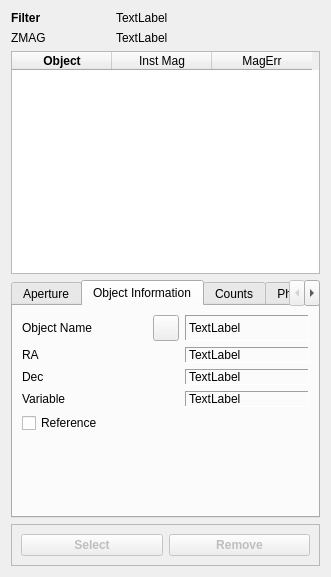
<?xml version="1.0" encoding="UTF-8"?>
<ui version="4.0">
 <class>Form</class>
 <widget class="QWidget" name="Form">
  <property name="geometry">
   <rect>
    <x>0</x>
    <y>0</y>
    <width>331</width>
    <height>577</height>
   </rect>
  </property>
  <property name="sizePolicy">
   <sizepolicy hsizetype="Preferred" vsizetype="Preferred">
    <horstretch>0</horstretch>
    <verstretch>0</verstretch>
   </sizepolicy>
  </property>
  <property name="font">
   <font>
    <pointsize>9</pointsize>
   </font>
  </property>
  <property name="windowTitle">
   <string>Form</string>
  </property>
  <layout class="QGridLayout" name="gridLayout">
   <item row="4" column="0" colspan="3">
    <widget class="QTabWidget" name="infoTab">
     <property name="font">
      <font>
       <pointsize>9</pointsize>
      </font>
     </property>
     <property name="tabPosition">
      <enum>QTabWidget::North</enum>
     </property>
     <property name="currentIndex">
      <number>1</number>
     </property>
     <property name="iconSize">
      <size>
       <width>16</width>
       <height>16</height>
      </size>
     </property>
     <widget class="QWidget" name="tab">
      <attribute name="title">
       <string>Aperture</string>
      </attribute>
      <layout class="QGridLayout" name="gridLayout_2">
       <item row="0" column="1">
        <widget class="QComboBox" name="comboBox"/>
       </item>
       <item row="0" column="0">
        <widget class="QLabel" name="label_9">
         <property name="text">
          <string>Aperture Type</string>
         </property>
        </widget>
       </item>
       <item row="1" column="0" colspan="2">
        <widget class="QGroupBox" name="groupBox">
         <property name="title">
          <string>Circular Aperture</string>
         </property>
         <layout class="QGridLayout" name="gridLayout_4">
          <item row="0" column="0">
           <widget class="QLabel" name="label">
            <property name="text">
             <string>Radius 1</string>
            </property>
           </widget>
          </item>
          <item row="0" column="1">
           <widget class="QSpinBox" name="spinBoxRadius1"/>
          </item>
          <item row="1" column="0">
           <widget class="QLabel" name="label_2">
            <property name="text">
             <string>Radius 2</string>
            </property>
           </widget>
          </item>
          <item row="2" column="0">
           <widget class="QLabel" name="label_3">
            <property name="text">
             <string>Radius 3</string>
            </property>
           </widget>
          </item>
          <item row="1" column="1">
           <widget class="QSpinBox" name="spinBoxRadius2"/>
          </item>
          <item row="2" column="1">
           <widget class="QSpinBox" name="spinBoxRadius3"/>
          </item>
          <item row="0" column="2">
           <widget class="QLabel" name="label_4">
            <property name="sizePolicy">
             <sizepolicy hsizetype="Fixed" vsizetype="Preferred">
              <horstretch>0</horstretch>
              <verstretch>0</verstretch>
             </sizepolicy>
            </property>
            <property name="text">
             <string>pixels</string>
            </property>
           </widget>
          </item>
          <item row="1" column="2">
           <widget class="QLabel" name="label_5">
            <property name="sizePolicy">
             <sizepolicy hsizetype="Fixed" vsizetype="Preferred">
              <horstretch>0</horstretch>
              <verstretch>0</verstretch>
             </sizepolicy>
            </property>
            <property name="text">
             <string>pixels</string>
            </property>
           </widget>
          </item>
          <item row="2" column="2">
           <widget class="QLabel" name="label_6">
            <property name="sizePolicy">
             <sizepolicy hsizetype="Fixed" vsizetype="Preferred">
              <horstretch>0</horstretch>
              <verstretch>0</verstretch>
             </sizepolicy>
            </property>
            <property name="text">
             <string>pixels</string>
            </property>
           </widget>
          </item>
         </layout>
        </widget>
       </item>
       <item row="2" column="0" colspan="2">
        <spacer name="verticalSpacer_5">
         <property name="orientation">
          <enum>Qt::Vertical</enum>
         </property>
         <property name="sizeHint" stdset="0">
          <size>
           <width>20</width>
           <height>40</height>
          </size>
         </property>
        </spacer>
       </item>
      </layout>
     </widget>
     <widget class="QWidget" name="tab_2">
      <attribute name="title">
       <string>Object Information</string>
      </attribute>
      <layout class="QGridLayout" name="gridLayout_3">
       <item row="0" column="0">
        <widget class="QLabel" name="Object">
         <property name="text">
          <string>Object Name</string>
         </property>
        </widget>
       </item>
       <item row="0" column="1">
        <widget class="QPushButton" name="btnObjectName">
         <property name="sizePolicy">
          <sizepolicy hsizetype="Fixed" vsizetype="Fixed">
           <horstretch>0</horstretch>
           <verstretch>0</verstretch>
          </sizepolicy>
         </property>
         <property name="minimumSize">
          <size>
           <width>26</width>
           <height>26</height>
          </size>
         </property>
         <property name="maximumSize">
          <size>
           <width>26</width>
           <height>26</height>
          </size>
         </property>
         <property name="baseSize">
          <size>
           <width>26</width>
           <height>26</height>
          </size>
         </property>
         <property name="text">
          <string/>
         </property>
         <property name="icon">
          <iconset resource="../VSOP.qrc">
           <normaloff>:/images/information.png</normaloff>:/images/information.png</iconset>
         </property>
        </widget>
       </item>
       <item row="0" column="2">
        <widget class="QLabel" name="tlObjectName">
         <property name="frameShape">
          <enum>QFrame::Panel</enum>
         </property>
         <property name="frameShadow">
          <enum>QFrame::Sunken</enum>
         </property>
         <property name="text">
          <string>TextLabel</string>
         </property>
        </widget>
       </item>
       <item row="1" column="0">
        <widget class="QLabel" name="RA">
         <property name="text">
          <string>RA</string>
         </property>
        </widget>
       </item>
       <item row="1" column="2">
        <widget class="QLabel" name="labelRA">
         <property name="frameShape">
          <enum>QFrame::Panel</enum>
         </property>
         <property name="frameShadow">
          <enum>QFrame::Sunken</enum>
         </property>
         <property name="text">
          <string>TextLabel</string>
         </property>
        </widget>
       </item>
       <item row="2" column="0">
        <widget class="QLabel" name="label_12">
         <property name="text">
          <string>Dec</string>
         </property>
        </widget>
       </item>
       <item row="2" column="2">
        <widget class="QLabel" name="labelDec">
         <property name="frameShape">
          <enum>QFrame::Panel</enum>
         </property>
         <property name="frameShadow">
          <enum>QFrame::Sunken</enum>
         </property>
         <property name="text">
          <string>TextLabel</string>
         </property>
        </widget>
       </item>
       <item row="3" column="0">
        <widget class="QLabel" name="label_15">
         <property name="text">
          <string>Variable</string>
         </property>
        </widget>
       </item>
       <item row="3" column="2">
        <widget class="QLabel" name="tlVariable">
         <property name="frameShape">
          <enum>QFrame::Panel</enum>
         </property>
         <property name="frameShadow">
          <enum>QFrame::Sunken</enum>
         </property>
         <property name="text">
          <string>TextLabel</string>
         </property>
        </widget>
       </item>
       <item row="4" column="0" colspan="2">
        <widget class="QCheckBox" name="checkBox">
         <property name="toolTip">
          <string>Set this object as a reference object</string>
         </property>
         <property name="layoutDirection">
          <enum>Qt::LeftToRight</enum>
         </property>
         <property name="text">
          <string>Reference</string>
         </property>
        </widget>
       </item>
       <item row="5" column="0">
        <spacer name="verticalSpacer">
         <property name="orientation">
          <enum>Qt::Vertical</enum>
         </property>
         <property name="sizeHint" stdset="0">
          <size>
           <width>20</width>
           <height>40</height>
          </size>
         </property>
        </spacer>
       </item>
      </layout>
     </widget>
     <widget class="QWidget" name="tab_8">
      <attribute name="title">
       <string>Counts</string>
      </attribute>
      <layout class="QGridLayout" name="gridLayout_15">
       <item row="3" column="1">
        <widget class="QLabel" name="tlAreaAnnulus">
         <property name="font">
          <font>
           <weight>75</weight>
           <bold>true</bold>
          </font>
         </property>
         <property name="text">
          <string>TextLabel</string>
         </property>
        </widget>
       </item>
       <item row="3" column="0">
        <widget class="QLabel" name="label_42">
         <property name="text">
          <string>Area Annulus</string>
         </property>
        </widget>
       </item>
       <item row="2" column="0">
        <widget class="QLabel" name="label_52">
         <property name="text">
          <string>ADU Annulus</string>
         </property>
        </widget>
       </item>
       <item row="1" column="0">
        <widget class="QLabel" name="label_53">
         <property name="text">
          <string>Area Aperture</string>
         </property>
        </widget>
       </item>
       <item row="0" column="0">
        <widget class="QLabel" name="label_54">
         <property name="text">
          <string>ADU Aperture</string>
         </property>
        </widget>
       </item>
       <item row="2" column="1">
        <widget class="QLabel" name="tlADUAnnulus">
         <property name="font">
          <font>
           <weight>75</weight>
           <bold>true</bold>
          </font>
         </property>
         <property name="text">
          <string>TextLabel</string>
         </property>
        </widget>
       </item>
       <item row="1" column="1">
        <widget class="QLabel" name="tlAreaAperture">
         <property name="font">
          <font>
           <weight>75</weight>
           <italic>false</italic>
           <bold>true</bold>
           <strikeout>false</strikeout>
          </font>
         </property>
         <property name="text">
          <string>TextLabel</string>
         </property>
        </widget>
       </item>
       <item row="0" column="1">
        <widget class="QLabel" name="tlADUAperture">
         <property name="font">
          <font>
           <weight>75</weight>
           <bold>true</bold>
          </font>
         </property>
         <property name="text">
          <string>TextLabel</string>
         </property>
        </widget>
       </item>
       <item row="4" column="0">
        <spacer name="verticalSpacer_2">
         <property name="orientation">
          <enum>Qt::Vertical</enum>
         </property>
         <property name="sizeHint" stdset="0">
          <size>
           <width>20</width>
           <height>40</height>
          </size>
         </property>
        </spacer>
       </item>
      </layout>
     </widget>
     <widget class="QWidget" name="tab_6">
      <attribute name="title">
       <string>Photometry</string>
      </attribute>
      <layout class="QGridLayout" name="gridLayout_13">
       <item row="1" column="0">
        <widget class="QLabel" name="label_43">
         <property name="text">
          <string>Star Signal</string>
         </property>
        </widget>
       </item>
       <item row="2" column="0">
        <widget class="QLabel" name="label_44">
         <property name="text">
          <string>Sky Signal</string>
         </property>
        </widget>
       </item>
       <item row="3" column="0">
        <widget class="QLabel" name="label_45">
         <property name="text">
          <string>Star - Sky</string>
         </property>
        </widget>
       </item>
       <item row="1" column="1">
        <widget class="QLabel" name="tlStar">
         <property name="text">
          <string>TextLabel</string>
         </property>
        </widget>
       </item>
       <item row="2" column="1">
        <widget class="QLabel" name="tlSky">
         <property name="text">
          <string>TextLabel</string>
         </property>
        </widget>
       </item>
       <item row="3" column="1">
        <widget class="QLabel" name="tlStarSky">
         <property name="text">
          <string>TextLabel</string>
         </property>
        </widget>
       </item>
       <item row="4" column="0">
        <widget class="QLabel" name="label_50">
         <property name="text">
          <string>Magnitude</string>
         </property>
        </widget>
       </item>
       <item row="4" column="1">
        <widget class="QLabel" name="tlMagnitude">
         <property name="text">
          <string>TextLabel</string>
         </property>
        </widget>
       </item>
       <item row="6" column="0">
        <widget class="QLabel" name="label_8">
         <property name="text">
          <string>FWHM</string>
         </property>
        </widget>
       </item>
       <item row="6" column="1">
        <widget class="QLabel" name="labelFWHM">
         <property name="text">
          <string>TextLabel</string>
         </property>
        </widget>
       </item>
       <item row="1" column="2">
        <widget class="QLabel" name="label_40">
         <property name="font">
          <font>
           <weight>75</weight>
           <bold>true</bold>
          </font>
         </property>
         <property name="text">
          <string>ADU</string>
         </property>
         <property name="alignment">
          <set>Qt::AlignCenter</set>
         </property>
        </widget>
       </item>
       <item row="2" column="2">
        <widget class="QLabel" name="label_41">
         <property name="font">
          <font>
           <weight>75</weight>
           <bold>true</bold>
          </font>
         </property>
         <property name="text">
          <string>ADU</string>
         </property>
         <property name="alignment">
          <set>Qt::AlignCenter</set>
         </property>
        </widget>
       </item>
       <item row="3" column="2">
        <widget class="QLabel" name="label_49">
         <property name="font">
          <font>
           <weight>75</weight>
           <bold>true</bold>
          </font>
         </property>
         <property name="text">
          <string>ADU</string>
         </property>
         <property name="alignment">
          <set>Qt::AlignCenter</set>
         </property>
        </widget>
       </item>
       <item row="6" column="2">
        <widget class="QLabel" name="label_51">
         <property name="font">
          <font>
           <weight>75</weight>
           <bold>true</bold>
          </font>
         </property>
         <property name="text">
          <string>pixels</string>
         </property>
         <property name="alignment">
          <set>Qt::AlignCenter</set>
         </property>
        </widget>
       </item>
       <item row="7" column="1">
        <spacer name="verticalSpacer_3">
         <property name="orientation">
          <enum>Qt::Vertical</enum>
         </property>
         <property name="sizeHint" stdset="0">
          <size>
           <width>20</width>
           <height>40</height>
          </size>
         </property>
        </spacer>
       </item>
       <item row="5" column="0">
        <widget class="QLabel" name="label_10">
         <property name="text">
          <string>Magnitude Error</string>
         </property>
        </widget>
       </item>
       <item row="5" column="1">
        <widget class="QLabel" name="labelMagnitudeError">
         <property name="text">
          <string>TextLabel</string>
         </property>
        </widget>
       </item>
      </layout>
     </widget>
     <widget class="QWidget" name="tab_7">
      <attribute name="title">
       <string>SNR</string>
      </attribute>
      <layout class="QGridLayout" name="gridLayout_14">
       <item row="0" column="0">
        <widget class="QLabel" name="label_46">
         <property name="text">
          <string>Star Signal (e)</string>
         </property>
        </widget>
       </item>
       <item row="2" column="0">
        <widget class="QLabel" name="label_47">
         <property name="text">
          <string>Noise (e RMS)</string>
         </property>
        </widget>
       </item>
       <item row="3" column="0">
        <widget class="QLabel" name="label_48">
         <property name="text">
          <string>Signal-Noise (SNR)</string>
         </property>
        </widget>
       </item>
       <item row="2" column="1">
        <widget class="QLabel" name="tlNoiseE">
         <property name="frameShape">
          <enum>QFrame::Panel</enum>
         </property>
         <property name="frameShadow">
          <enum>QFrame::Sunken</enum>
         </property>
         <property name="text">
          <string>TextLabel</string>
         </property>
        </widget>
       </item>
       <item row="3" column="1">
        <widget class="QLabel" name="tlSNR">
         <property name="frameShape">
          <enum>QFrame::Panel</enum>
         </property>
         <property name="frameShadow">
          <enum>QFrame::Sunken</enum>
         </property>
         <property name="text">
          <string>TextLabel</string>
         </property>
        </widget>
       </item>
       <item row="0" column="1">
        <widget class="QLabel" name="tlStarE">
         <property name="frameShape">
          <enum>QFrame::Panel</enum>
         </property>
         <property name="frameShadow">
          <enum>QFrame::Sunken</enum>
         </property>
         <property name="text">
          <string>TextLabel</string>
         </property>
        </widget>
       </item>
       <item row="4" column="1">
        <spacer name="verticalSpacer_4">
         <property name="orientation">
          <enum>Qt::Vertical</enum>
         </property>
         <property name="sizeHint" stdset="0">
          <size>
           <width>20</width>
           <height>40</height>
          </size>
         </property>
        </spacer>
       </item>
      </layout>
     </widget>
     <widget class="QWidget" name="tab_9">
      <attribute name="title">
       <string>Profile</string>
      </attribute>
      <layout class="QGridLayout" name="gridLayout_7">
       <item row="0" column="0">
        <layout class="QGridLayout" name="gridLayout_6"/>
       </item>
      </layout>
     </widget>
    </widget>
   </item>
   <item row="2" column="0" colspan="3">
    <widget class="QTableWidget" name="tableWidgetPhotometry">
     <property name="editTriggers">
      <set>QAbstractItemView::NoEditTriggers</set>
     </property>
     <property name="alternatingRowColors">
      <bool>true</bool>
     </property>
     <property name="selectionMode">
      <enum>QAbstractItemView::SingleSelection</enum>
     </property>
     <property name="selectionBehavior">
      <enum>QAbstractItemView::SelectRows</enum>
     </property>
     <property name="gridStyle">
      <enum>Qt::DotLine</enum>
     </property>
     <attribute name="verticalHeaderVisible">
      <bool>false</bool>
     </attribute>
     <attribute name="verticalHeaderHighlightSections">
      <bool>true</bool>
     </attribute>
     <column>
      <property name="text">
       <string>Object</string>
      </property>
      <property name="font">
       <font>
        <weight>75</weight>
        <bold>true</bold>
       </font>
      </property>
     </column>
     <column>
      <property name="text">
       <string>Inst Mag</string>
      </property>
     </column>
     <column>
      <property name="text">
       <string>MagErr</string>
      </property>
     </column>
    </widget>
   </item>
   <item row="0" column="1" colspan="2">
    <widget class="QLabel" name="labelFilter">
     <property name="autoFillBackground">
      <bool>false</bool>
     </property>
     <property name="text">
      <string>TextLabel</string>
     </property>
     <property name="textInteractionFlags">
      <set>Qt::NoTextInteraction</set>
     </property>
    </widget>
   </item>
   <item row="5" column="0" colspan="3">
    <widget class="QFrame" name="frame">
     <property name="frameShape">
      <enum>QFrame::StyledPanel</enum>
     </property>
     <property name="frameShadow">
      <enum>QFrame::Raised</enum>
     </property>
     <layout class="QGridLayout" name="gridLayout_8">
      <item row="0" column="1">
       <widget class="QPushButton" name="pushButtonRemove">
        <property name="enabled">
         <bool>false</bool>
        </property>
        <property name="font">
         <font>
          <weight>75</weight>
          <bold>true</bold>
         </font>
        </property>
        <property name="text">
         <string>Remove</string>
        </property>
        <property name="icon">
         <iconset resource="../VSOP.qrc">
          <normaloff>:/images/Denided.png</normaloff>:/images/Denided.png</iconset>
        </property>
       </widget>
      </item>
      <item row="0" column="0">
       <widget class="QPushButton" name="pushButtonSelect">
        <property name="enabled">
         <bool>false</bool>
        </property>
        <property name="font">
         <font>
          <weight>75</weight>
          <bold>true</bold>
         </font>
        </property>
        <property name="text">
         <string>Select</string>
        </property>
        <property name="icon">
         <iconset resource="../VSOP.qrc">
          <normaloff>:/images/Add.png</normaloff>:/images/Add.png</iconset>
        </property>
        <property name="checkable">
         <bool>true</bool>
        </property>
       </widget>
      </item>
     </layout>
    </widget>
   </item>
   <item row="0" column="0">
    <widget class="QLabel" name="label_7">
     <property name="font">
      <font>
       <weight>75</weight>
       <bold>true</bold>
      </font>
     </property>
     <property name="text">
      <string>Filter</string>
     </property>
    </widget>
   </item>
   <item row="1" column="0">
    <widget class="QLabel" name="label_11">
     <property name="text">
      <string>ZMAG</string>
     </property>
    </widget>
   </item>
   <item row="1" column="1">
    <widget class="QLabel" name="labelZMAG">
     <property name="text">
      <string>TextLabel</string>
     </property>
    </widget>
   </item>
  </layout>
 </widget>
 <resources>
  <include location="../VSOP.qrc"/>
 </resources>
 <connections/>
</ui>
